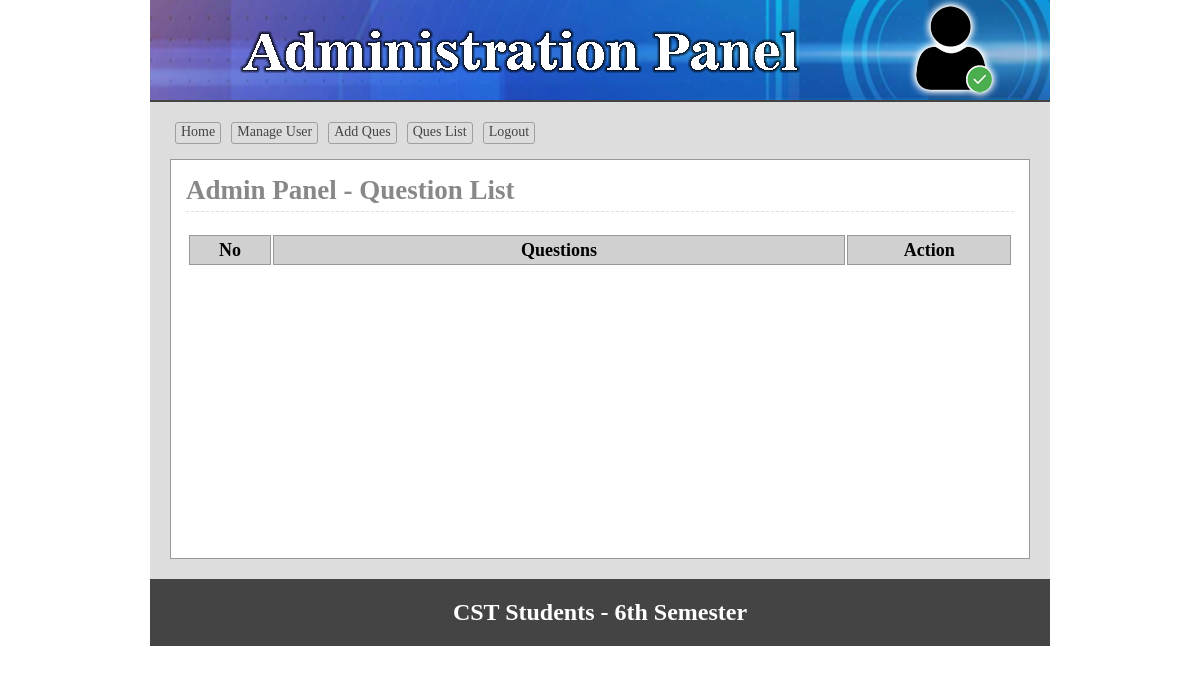
The app's page /admin/queslist.php (signed in), older data.
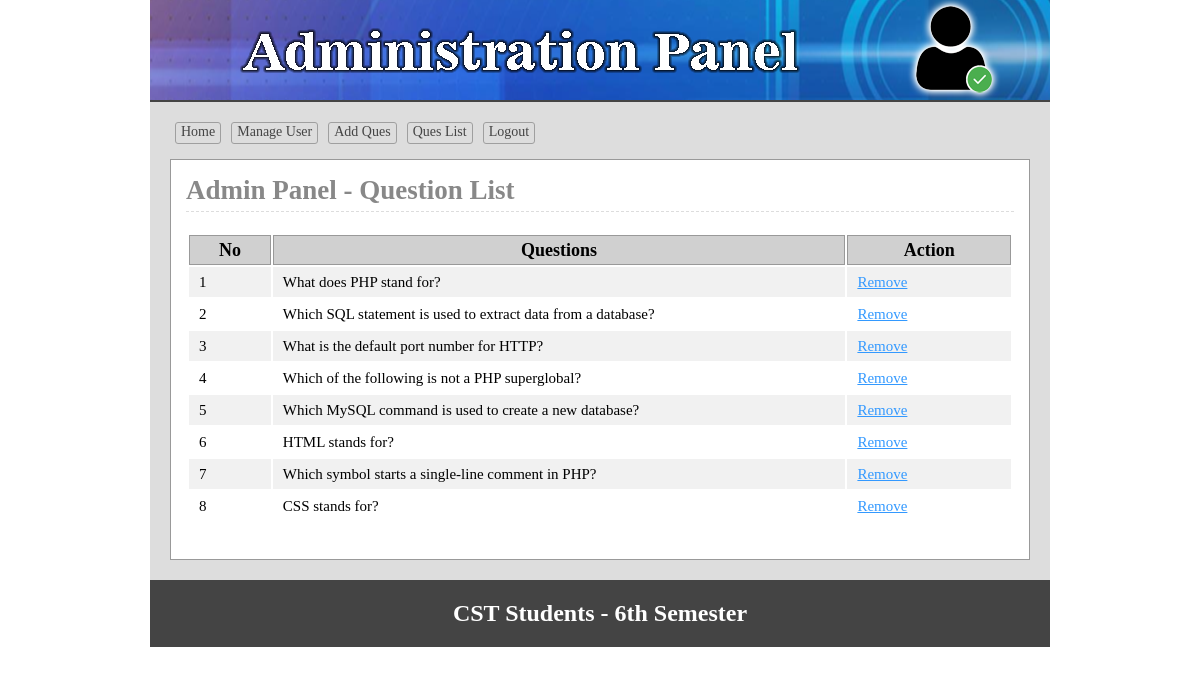
The same page, newer data.
### tables this page shows
CREATE TABLE `question` (
  `question_id` int(11) NOT NULL,
  `question` varchar(5000) NOT NULL,
  `option1` varchar(500) NOT NULL,
  `option2` varchar(500) NOT NULL,
  `option3` varchar(500) NOT NULL,
  `option4` varchar(500) NOT NULL,
  `correct_option` varchar(1) NOT NULL
);

### inc/functions.php (called while the page is built, shortened)
<?php
function e($value)
{
    return htmlspecialchars((string) $value, ENT_QUOTES, 'UTF-8');
}
function db_prepare(mysqli $conn, $sql, $types = '', $params = array())
{
    $stmt = $conn->prepare($sql);
    return $stmt;
}

### admin/queslist.php (the view, shortened to what this page needs)
<?php
include 'inc/header.php';
$stmt = db_prepare($conn, 'SELECT question_id, question FROM question ORDER BY question_id ASC');
$stmt->execute();
$questions = $stmt->get_result();
?>
<div class="main">
	<h1>Admin Panel - Question List</h1>
<div class="quelist">
	<table class="tblone">
		<tr>
			<th width="10%">No</th>
			<th width="70%">Questions</th>
			<th width="20%">Action</th>
		</tr>
		<?php
		$i = 1;
		while ($result = $questions->fetch_assoc()) {
		?>
		<tr>
			<td><?php echo $i; ?></td>
			<td><?php echo e($result['question']); ?></td>
			<td>
				<a onclick="return confirm('Are You Sure to Remove')" href="que_action.php?delque=<?php echo (int) $result['question_id']; ?>">Remove</a>
			</td>
		</tr>
		<?php
			$i++;
		}
		?>
	</table>
</div>
</div>
<?php include 'inc/footer.php'; ?>

### admin/inc/header.php (shortened to what this page needs)
<!doctype html>
<html>
<head>
	<link rel="stylesheet" href="css/admin.css">
</head>
<body>
<div class="phpcoding">
	<section class="headeroption"></section>
		<section class="maincontent">
		<div class="menu">
		<ul>
			<li><a href="index.php">Home</a></li>
			<li><a href="users.php">Manage User</a></li>
			<li><a href="quesadd.php">Add Ques</a></li>
			<li><a href="queslist.php">Ques List</a></li>
			<li><a href="logout.php">Logout</a></li>
		</ul>
	 </div>

### admin/inc/footer.php
 </section>
<section class="footeroption">
		<h2>CST Students - 6th Semester</h2>
	</section>
</div>
</body>
</html>

### admin/css/admin.css (style rules this page uses)
* { margin: 0; padding: 0; outline: none; }
body { font-family: verdana; }
.phpcoding { width: 900px; margin: 0 auto; background: #ddd; }
.headeroption { background: #444 url('../img/adminbanner.png') no-repeat scroll 0 0; border-bottom: 2px solid #444444; height: 100px; }
.footeroption { background: #444; color: #fff; text-align: center; padding: 20px; }
.headeroption h2, .footeroption h2 { margin: 0; font-size: 24px; }
.maincontent { font-size: 18px; min-height: 430px; padding: 20px; }
.tblone { width: 100%; border: 1px solid #fff; margin: 20px 0; }
.tblone td { font-size: 15px; padding: 5px 10px; }
table.tblone th { background-color: #d0d0d0; border: 1px solid #999; }
table.tblone tr:nth-child(2n + 1) { background: #fff; height: 30px; }
table.tblone tr:nth-child(2n) { background: #f1f1f1; height: 30px; }
.tblone td a { color: #3399ff; }
.main { background: #fff none repeat scroll 0 0; border: 1px solid #999; margin-top: 10px; min-height: 368px; padding: 15px; width: 828px; }
.main h1 { border-bottom: 1px dashed #ddd; color: #888; margin: 0 0 5px; padding-bottom: 5px; }
.menu { overflow: hidden; }
.menu ul { margin: 0; padding: 0; list-style: none; }
.menu ul li { display: block; float: left; }
.menu ul li a { border: 1px solid #9f9f9f; border-radius: 3px; color: #444; display: block; font-size: 14px; margin: 0 5px 5px; padding: 1px 5px 3px; text-decoration: none; }

Row changes from the older to the newer data that the page shows:
added question: question "What does PHP stand for?"
added question: question "Which SQL statement is used to extract data from a database?"
added question: question "What is the default port number for HTTP?"
added question: question "Which of the following is not a PHP superglobal?"
added question: question "Which MySQL command is used to create a new database?"
added question: question "HTML stands for?"
added question: question "Which symbol starts a single-line comment in PHP?"
added question: question "CSS stands for?"
